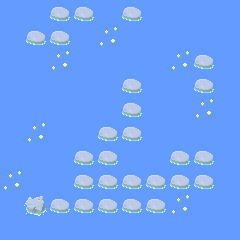

Rendered tile map (Tiled .tmx) drawn with the repository's tilesets; below, a short description and the full map source, tile grids included:
An orthogonal 10x10 tile map with 24x24 px tiles, 1 tile layer (bgTiles) and 43 objects (27x SolidGround, 7x LilyPad, 5x Tree, 2x Block, Player, ...).

<map version="1.2" tiledversion="2019.04.18" orientation="orthogonal" renderorder="right-down" width="10" height="10" tilewidth="24" tileheight="24" infinite="0" nextlayerid="5" nextobjectid="86">
 <properties>
  <property name="Name" value="/Devilish/ One" />
 </properties>
 <tileset firstgid="1" name="tileset-pond" tilewidth="24" tileheight="24" tilecount="100" columns="10">
  <image source="../images/tileset-pond.png" width="256" height="256" />
  <terraintypes>
   <terrain name="rock" tile="0" />
   <terrain name="water" tile="0" />
  </terraintypes>
  <tile id="14" terrain="1,1,1,0" />
  <tile id="15" terrain="1,1,0,0" />
  <tile id="16" terrain="1,1,0,1" />
  <tile id="17" terrain="0,0,0,1" />
  <tile id="18" terrain="0,0,1,0" />
  <tile id="19" terrain="1,1,1,1" />
  <tile id="24" terrain="1,0,1,0" />
  <tile id="25" terrain="0,0,0,0" />
  <tile id="26" terrain="0,1,0,1" />
  <tile id="27" terrain="0,1,0,0" />
  <tile id="28" terrain="1,0,0,0" />
  <tile id="34" terrain="1,0,1,1" />
  <tile id="35" terrain="0,0,1,1" />
  <tile id="36" terrain="0,1,1,1" />
 </tileset>
 <layer id="1" name="bgTiles" width="10" height="10">
  <properties>
   <property name="tileset" value="tileset-pond" />
  </properties>
  <data encoding="csv">
2,2,6,6,2,6,2,2,2,2,
2,6,6,2,3,2,2,2,2,2,
2,2,3,2,2,2,2,3,6,2,
2,2,2,2,2,6,2,2,6,2,
2,2,2,2,2,6,2,2,3,2,
2,3,2,2,6,6,2,2,2,2,
2,2,2,6,6,2,2,6,6,2,
3,2,2,6,6,6,6,6,6,2,
2,5,6,6,6,6,6,3,2,2,
2,2,2,2,2,2,2,2,2,2
</data>
 </layer>
 <objectgroup id="2" name="platforms">
  <object id="5" type="SolidGround" gid="10" x="24" y="216" width="24" height="24" />
  <object id="41" type="LilyPad" gid="7" x="144" y="120" width="24" height="24" />
  <object id="42" type="LilyPad" gid="7" x="144" y="96" width="24" height="24" />
  <object id="44" type="LilyPad" gid="7" x="72" y="144" width="24" height="24" />
  <object id="45" type="Tree" gid="22" x="0" y="144" width="24" height="24" />
  <object id="46" type="LilyPad" gid="7" x="24" y="120" width="24" height="24" />
  <object id="47" type="LilyPad" gid="7" x="72" y="72" width="24" height="24" />
  <object id="49" type="Tree" gid="22" x="96" y="48" width="24" height="24" />
  <object id="50" type="Tree" gid="22" x="96" y="24" width="24" height="24" />
  <object id="52" type="Tree" gid="22" x="144" y="24" width="24" height="24" />
  <object id="53" type="Tree" gid="22" x="144" y="48" width="24" height="24" />
  <object id="54" type="SolidGround" gid="10" x="24" y="48" width="24" height="24" />
  <object id="55" type="SolidGround" gid="10" x="48" y="48" width="24" height="24" />
  <object id="57" type="SolidGround" gid="10" x="72" y="24" width="24" height="24" />
  <object id="58" type="SolidGround" gid="10" x="48" y="24" width="24" height="24" />
  <object id="59" type="SolidGround" gid="10" x="120" y="24" width="24" height="24" />
  <object id="60" type="SolidGround" gid="10" x="120" y="96" width="24" height="24" />
  <object id="61" type="SolidGround" gid="10" x="120" y="120" width="24" height="24" />
  <object id="63" type="SolidGround" gid="10" x="120" y="144" width="24" height="24" />
  <object id="64" type="SolidGround" gid="10" x="96" y="144" width="24" height="24" />
  <object id="65" type="SolidGround" gid="10" x="96" y="168" width="24" height="24" />
  <object id="66" type="SolidGround" gid="10" x="96" y="192" width="24" height="24" />
  <object id="67" type="SolidGround" gid="10" x="120" y="192" width="24" height="24" />
  <object id="68" type="SolidGround" gid="10" x="144" y="192" width="24" height="24" />
  <object id="69" type="SolidGround" gid="10" x="168" y="192" width="24" height="24" />
  <object id="70" type="SolidGround" gid="10" x="192" y="192" width="24" height="24" />
  <object id="71" type="SolidGround" gid="10" x="192" y="168" width="24" height="24" />
  <object id="72" type="SolidGround" gid="10" x="168" y="168" width="24" height="24" />
  <object id="75" type="SolidGround" gid="10" x="192" y="96" width="24" height="24" />
  <object id="76" type="SolidGround" gid="10" x="144" y="216" width="24" height="24" />
  <object id="77" type="SolidGround" gid="10" x="120" y="216" width="24" height="24" />
  <object id="78" type="SolidGround" gid="10" x="96" y="216" width="24" height="24" />
  <object id="79" type="SolidGround" gid="10" x="72" y="216" width="24" height="24" />
  <object id="80" type="SolidGround" gid="10" x="48" y="216" width="24" height="24" />
  <object id="81" type="SolidGround" gid="10" x="72" y="168" width="24" height="24" />
  <object id="82" type="LilyPad" gid="7" x="72" y="48" width="24" height="24" />
  <object id="83" type="SolidGround" gid="10" x="72" y="192" width="24" height="24" />
  <object id="84" type="LilyPad" gid="7" x="168" y="72" width="24" height="24" />
  <object id="85" type="SolidGround" gid="10" x="192" y="72" width="24" height="24" />
 </objectgroup>
 <objectgroup id="3" name="objects">
  <object id="6" name="Player" type="Player" gid="9" x="24" y="216" width="24" height="24" />
  <object id="40" type="Block" gid="33" x="168" y="168" width="24" height="24" />
  <object id="48" type="Block" gid="33" x="48" y="48" width="24" height="24" />
 </objectgroup>
 <objectgroup id="4" name="floaters">
  <object id="38" type="Goal" gid="11" x="120" y="24" width="24" height="24" />
 </objectgroup>
</map>
